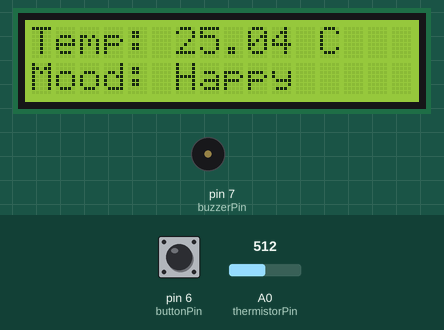
This sketch was run on a simulated Arduino Uno, built with avr-gcc and run on an emulated ATmega328P. Shown: 16×2 character LCD, buzzer (waves = sounding, pin HIGH). The inputs (shaded band) are chosen by the test bench; at power-on: A0 (thermistorPin) = 512, pin 6 (buttonPin) HIGH.

Above: at 1.2 s.
1.3 s: A0 (thermistorPin) set to 716
At 12.5 s:
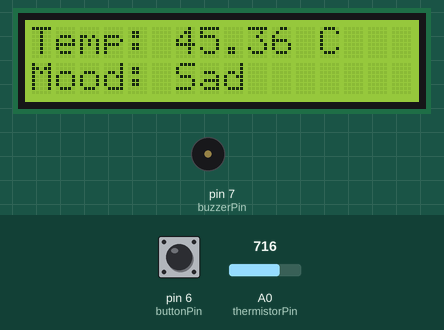
15.3 s: A0 (thermistorPin) set to 1023
At 24.8 s:
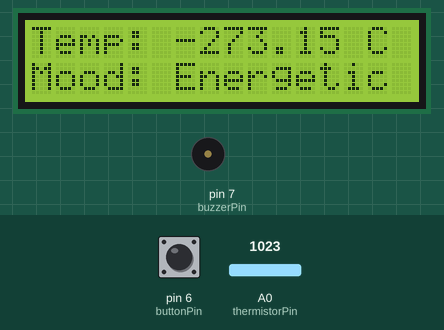
29.3 s: A0 (thermistorPin) set to 900
At 37.1 s:
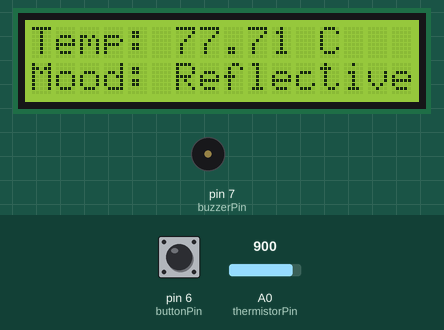
43.3 s: A0 (thermistorPin) set to 463
At 49.4 s:
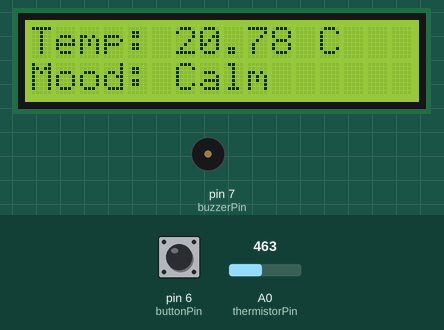
57.0 s: A0 (thermistorPin) set to 443
At 61.7 s:
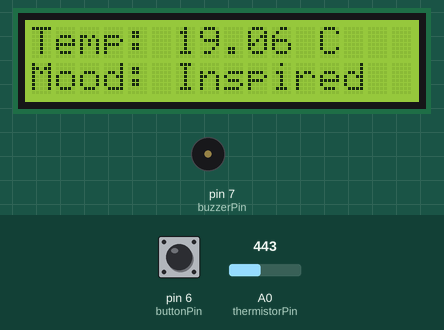
69.1 s: A0 (thermistorPin) set to 357
At 74.0 s:
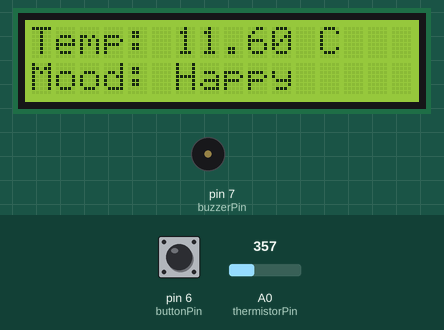
81.2 s: A0 (thermistorPin) set to 331
Timing chart, 0 to 84.2 s (numbered marks = the images above; inputs shaded):
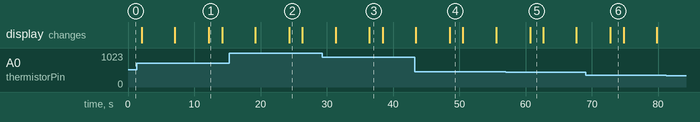

Measured:
- the behaviour switches between 454 and 453 on A0 (thermistorPin) (found by bisection; images 4 and 5)
- what the display in image 1 shows lasts 2.0 s, from 12.2 s to 14.2 s

The sketch:

paintMate.ino
```cpp
#include <LiquidCrystal.h>
//#include <NewPing.h>

//#define TRIGGER_PIN  10  // Arduino pin tied to trigger pin on the ultrasonic sensor.
//#define ECHO_PIN     11  // Arduino pin tied to echo pin on the ultrasonic sensor.
//#define MAX_DISTANCE 200 // Maximum distance we want to ping for (in centimeters).

//NewPing sonar(TRIGGER_PIN, ECHO_PIN, MAX_DISTANCE); // NewPing setup of pins and maximum distance.

const int rs = 12, en = 11, d4 = 5, d5 = 4, d6 = 3, d7 = 2;
LiquidCrystal lcd(rs, en, d4, d5, d6, d7);

// Define pin for the button, thermistor and buzzer
const int buttonPin = 6;
const int thermistorPin = A0;
const int buzzerPin = 7;

int currentMoodIndex = 0;  // Current index of the mood in the array
unsigned long lastDebounceTime = 0;  // Last time the button was pressed
unsigned long debounceDelay = 200;  // Debouncing delay in milliseconds

unsigned long previousMillis = 0;        // Stores last time temperature was updated
const long interval = 1800000;           // Interval at which to sound the buzzer (30 minutes)

const char* moods[] = {"Happy", "Sad", "Energetic", "Reflective", "Calm", "Inspired"};
const int totalMoods = sizeof(moods) / sizeof(moods[0]);

void setup() {
  pinMode(buttonPin, INPUT_PULLUP);
  pinMode(buzzerPin, OUTPUT);
  lcd.begin(16,2);
  lcd.print("Hello");
  analogReference(DEFAULT);
}

void loop() {
  unsigned long currentMillis = millis();
  int reading = digitalRead(buttonPin);
  float temp = readThermistorTemperature();

  if (reading == HIGH) {
    unsigned long currentTime = millis();
    if ((currentTime - lastDebounceTime) > debounceDelay) {
      currentMoodIndex = (currentMoodIndex + 1) % totalMoods;  // Cycle through moods
      lastDebounceTime = currentTime;
    }
  }

  lcd.clear();

  lcd.setCursor(0, 1);
  lcd.print("Mood: ");
  lcd.print(moods[currentMoodIndex]);

  clearRow(0);
  lcd.setCursor(0, 0);
  lcd.print("Temp: ");
  lcd.print(temp);
  lcd.print(" C");

  delay(2000);

  clearRow(0);
  lcd.setCursor(0, 0);
  lcd.print(getPaintingSuggestion(currentMoodIndex));

  delay(5000);

  clearRow(0);
  lcd.setCursor(0, 0);
  lcd.print(getPaintTypeSuggestion(temp));

  delay(5000);

  //clearRow(0);
  //lcd.setCursor(0, 0);
  //lcd.print("Distance: ");
  //lcd.print(sonar.ping_cm());
  //lcd.print(" cm");

  //delay(5000);

  // Check if it's time to take a break, sound the buzzer if so.
  if (currentMillis - previousMillis >= interval) {
    previousMillis = currentMillis;
    clearRow(0);
    lcd.setCursor(0, 0);
    lcd.print("Take a break!");
    soundBuzzer();
  }

  delay(100);  // Update delay
}

float readThermistorTemperature() {
  int val = analogRead(thermistorPin);
  float resistance = (1023.0 / val - 1) * 10000; // 10k resistor in series
  float temperature = 1.0 / (log(resistance / 10000) / 3950 + 1 / 298.15) - 273.15; // Calculate temperature in Celsius
  return temperature;
}

const char* getPaintingSuggestion(int mood) {
  if (mood == 0) {
    return "Paint Landscapes";
  } else if (mood == 1) {
    return "Paint Portraits";
  } else if (mood == 2) {
    return "Paint Abstracts";
  } else if (mood == 3) {
    return "Paint Cityscapes";
  } else if (mood == 4) {
    return "Paint Seascapes";
  } else if (mood == 5) {
    return "Paint Surrealism";
  }
  return "Free Style"; // Default if something goes wrong
}

const char* getPaintTypeSuggestion(float temp) {
  if (temp < 10) {
    return "Use Oil-based";
  } else if (temp >= 10 && temp < 20) {
    return "Use Acrylics";
  } else {
    return "Use Watercolors";
  }
}

void soundBuzzer() {
  for (int i = 0; i < 3; i++) {
    digitalWrite(buzzerPin, HIGH); // Turn buzzer on
    delay(1000);                   // Buzzer on for 1 second
    digitalWrite(buzzerPin, LOW);  // Turn buzzer off
    delay(1000);                   // Buzzer off for 1 second
  }
}

void clearRow(int row) {
  lcd.setCursor(0, row);
  for(int i = 0; i < 16; i++) {
    lcd.print(" "); // Print spaces over the entire row
  }
  lcd.setCursor(0, row); // Optionally reset the cursor position to the start of the row
}
```
